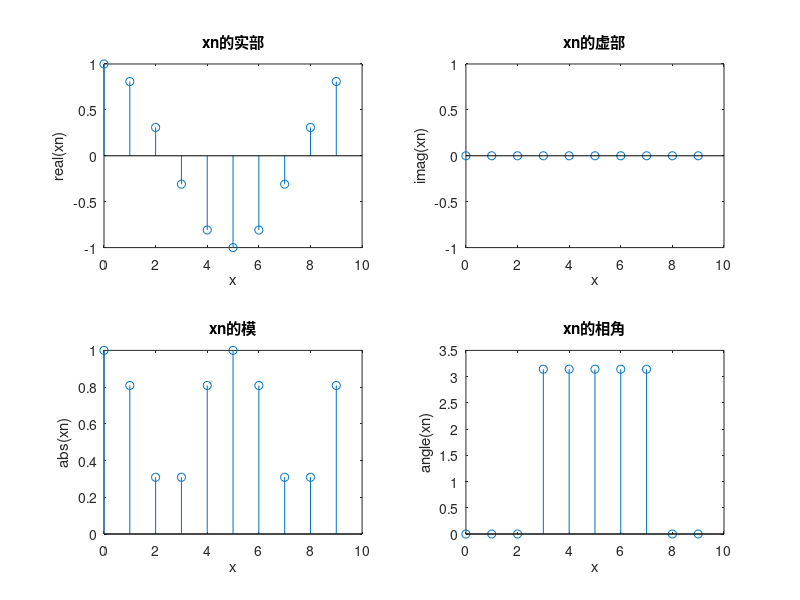
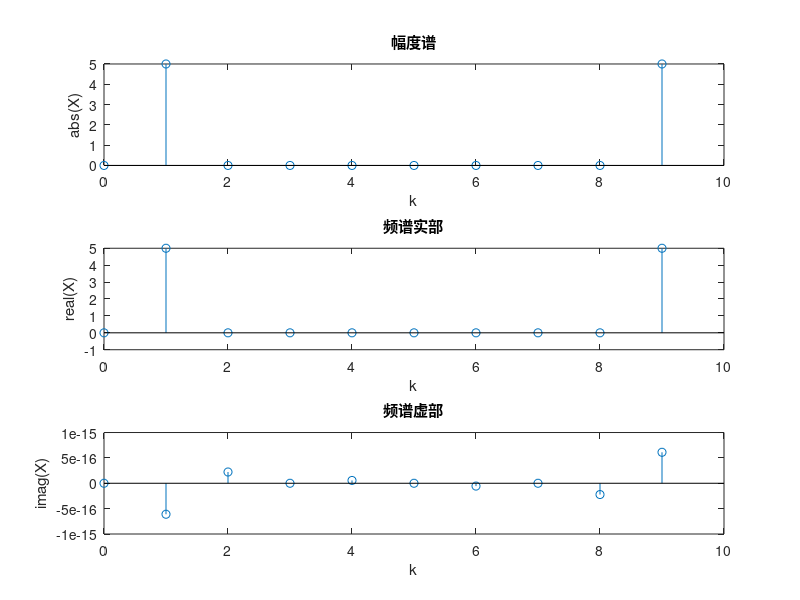

Recreate these plots in MATLAB, in order.
clear;
clc;
n=0:9;    %设置自变量区间
xn=cos(2*pi*1.*n*0.1);%计算相应的x(n)
k=0:9;    %设置DFT采样长度
X=dftmtx(10)*xn';%DFT变换

figure(1);%画出原序列的实部、虚部、模、相角
subplot(2,2,1);stem(n,real(xn));xlabel('x');ylabel('real(xn)');title('xn的实部');
subplot(2,2,2);stem(n,imag(xn));xlabel('x');ylabel('imag(xn)');title('xn的虚部');
subplot(2,2,3);stem(n,abs(xn));xlabel('x');ylabel('abs(xn)');title('xn的模');
subplot(2,2,4);stem(n,angle(xn));xlabel('x');ylabel('angle(xn)');title('xn的相角');

figure(2);%画出频谱的幅度谱、频谱实部、频谱虚部
subplot(3,1,1);stem(k,abs(X));xlabel('k');ylabel('abs(X)');title('幅度谱');
subplot(3,1,2);stem(k,real(X));xlabel('k');ylabel('real(X)');title('频谱实部');
subplot(3,1,3);stem(k,imag(X));xlabel('k');ylabel('imag(X)');title('频谱虚部');